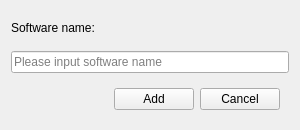
<?xml version="1.0" encoding="UTF-8"?>
<ui version="4.0">
 <class>AddName</class>
 <widget class="QWidget" name="AddName">
  <property name="geometry">
   <rect>
    <x>0</x>
    <y>0</y>
    <width>300</width>
    <height>130</height>
   </rect>
  </property>
  <property name="windowTitle">
   <string>Add Software Name</string>
  </property>
  <layout class="QVBoxLayout" name="verticalLayout">
   <item>
    <widget class="QLabel" name="label">
     <property name="text">
      <string>Software name:</string>
     </property>
    </widget>
   </item>
   <item>
    <widget class="QLineEdit" name="le_name">
     <property name="placeholderText">
      <string>Please input software name</string>
     </property>
    </widget>
   </item>
   <item>
    <widget class="QWidget" name="widget" native="true">
     <layout class="QHBoxLayout" name="horizontalLayout">
      <item>
       <spacer name="horizontalSpacer">
        <property name="orientation">
         <enum>Qt::Horizontal</enum>
        </property>
        <property name="sizeHint" stdset="0">
         <size>
          <width>89</width>
          <height>20</height>
         </size>
        </property>
       </spacer>
      </item>
      <item>
       <widget class="QPushButton" name="btn_add">
        <property name="minimumSize">
         <size>
          <width>80</width>
          <height>0</height>
         </size>
        </property>
        <property name="text">
         <string>Add</string>
        </property>
       </widget>
      </item>
      <item>
       <widget class="QPushButton" name="btn_cancel">
        <property name="minimumSize">
         <size>
          <width>80</width>
          <height>0</height>
         </size>
        </property>
        <property name="text">
         <string>Cancel</string>
        </property>
       </widget>
      </item>
     </layout>
    </widget>
   </item>
  </layout>
 </widget>
 <resources/>
 <connections/>
</ui>
